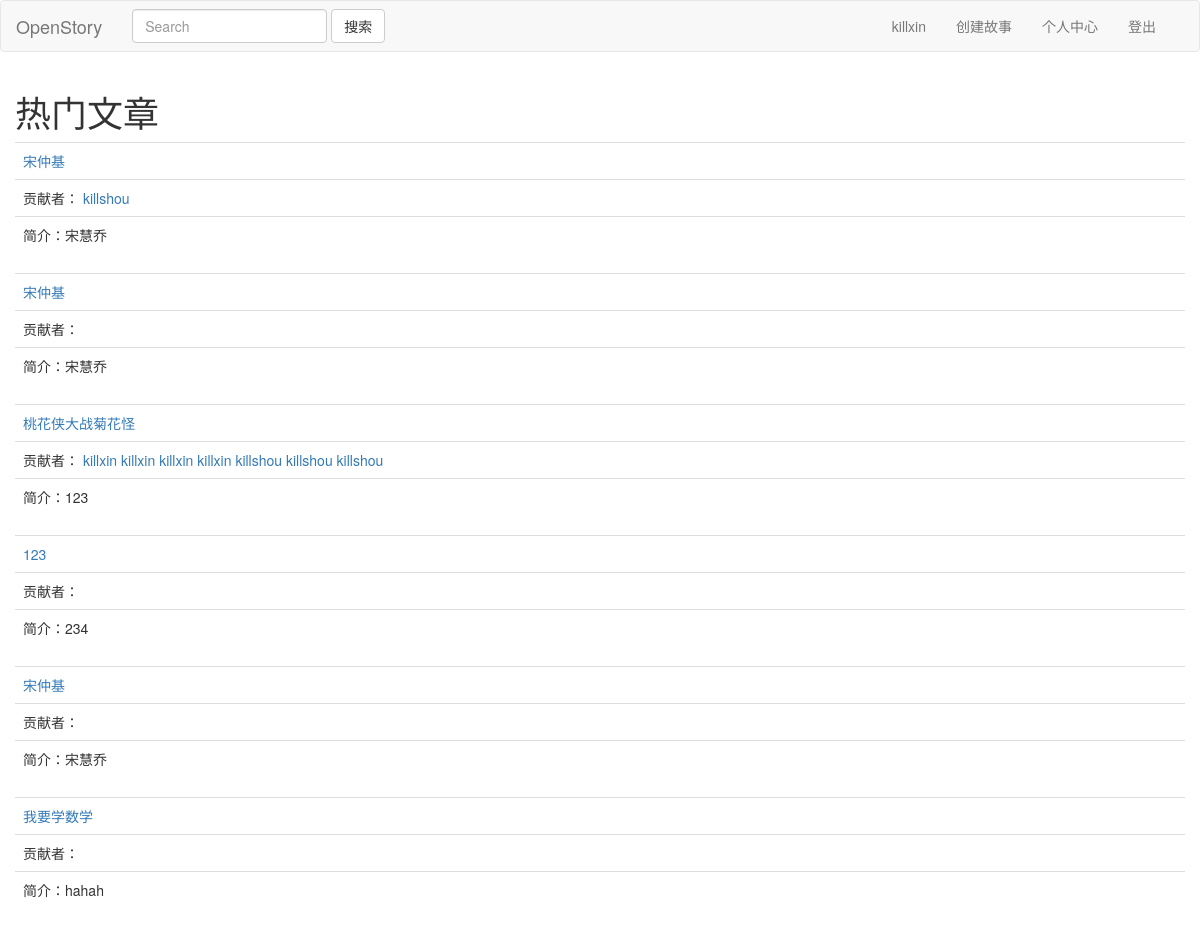
Screenshot of / (signed in) with the database file from the repository.
### story/models.py (models this page shows)
class Story(models.Model):
    title = models.TextField(default='')
    brief = models.TextField(default='')
    owner = models.ForeignKey(User,default=None)

class Chapter(models.Model):
    subtitle = models.TextField(default='')
    content = models.TextField(default='')
    story = models.ForeignKey(Story, default=None)
    writter = models.ForeignKey(User, default=None)

### author/views.py (the view)
# urls.py: url(r'^$', views.home_page, name="home"),
def home_page(request):
    stories = Story.objects.all()
    return render(request, 'home.html', { 'stories':stories, })

### author/templates/home.html
{% extends 'base.html' %}
{% block header %}<h1>热门文章</h1>{% endblock %}
{% block content %}
{% for story in stories %}
<table class='table'>
    <tr>
        <td><a href="{% url 'viewstory' story.id %}">{{ story.title }}</a></td>
    </tr>
    <tr>
        <td>贡献者： {% for chapter in story.chapter_set.all %}
            <a href="{% url 'author' chapter.writter.username %}">{{ chapter.writter.username }}</a> {% endfor %}
        </td>
    </tr>
    <tr>
        <td>简介：{{ story.brief }}</td>
    </tr>
</table>
{% endfor %}
{% endblock %}

### author/templates/navbar.html (shortened to what this page needs)
<nav class="navbar navbar-default">
    <div class="navbar-header">
        <a class="navbar-brand" href="{% url 'home' %}">OpenStory</a>
    </div>
    <div>
        <form class="navbar-form navbar-left" method="POST" action="{% url 'search' %}">
            <input type="text" class="form-control" placeholder="Search" name="keyword">
            <button type="submit" class="btn btn-default">搜索</button>
        </form>
        <div class="navbar-right" style="margin-right:2em">
            {% if request.user.is_authenticated %}
            <ul class="nav navbar-nav">
                <li class="navbar-text">{{ request.user.username }}</li>
                <li><a href='' data-toggle="modal" data-target="#newstory">创建故事</a></li>
                <li><a href="/{{ request.user.username }}">个人中心</a></li>
                <li><a href="{% url 'logout' %}">登出</a></li>
            </ul>
            {% else %}
            <button type="button" class="btn navbar-btn" data-toggle="modal" data-target="#login">登录</button>
            <button type="button" class="btn navbar-btn" data-toggle="modal" data-target="#signin">注册</button>
            {% include 'login.html' %}
            {% include 'signin.html' %}
            {% endif %}
        </div>
    </div>
</nav>

### rows the page displays
Story: title "宋仲基", brief "宋慧乔"
Chapter: writter.username "killshou"
Story: title "宋仲基", brief "宋慧乔"
Story: title "桃花侠大战菊花怪", brief "123"
Chapter: writter.username "killxin"
Chapter: writter.username "killxin"
Chapter: writter.username "killxin"
Chapter: writter.username "killxin"
Chapter: writter.username "killshou"
Chapter: writter.username "killshou"
Chapter: writter.username "killshou"
Story: title "123", brief "234"
Story: title "宋仲基", brief "宋慧乔"
Story: title "我要学数学", brief "hahah"

### other values shown
{{ request.user.username }} "killxin"
